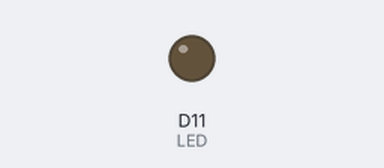
A sketch run on a simulated Arduino Due. Parts: output pins drawn as LEDs (lit = HIGH).

Above: at 1.7 s.
At 4.0 s:
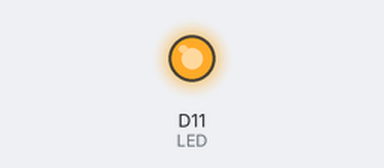
Timing chart, 0 to 5.9 s (numbered marks = the images above):
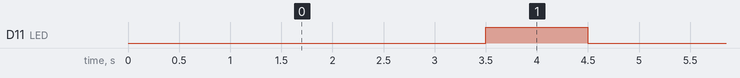

Measured:
- by itself, D11 (LED): alternates HIGH for 1.0 s and LOW for 3.5 s

The sketch:

Lab6PP.ino
```cpp
#include <DueTimer.h>

const int LED = 11;
int state = LOW;

void setup() {
  // put your setup code here, to run once:
  pinMode(LED, OUTPUT);

  Timer3.attachInterrupt(toggleLed);
  Timer3.start(3500000);      // Start 3.5 second timer to turn on LED
}

void toggleLed() {
  state = !state;
  digitalWrite(LED, state);
  if (state == LOW) {
    Timer3.start(3500000);
  } else {
    Timer3.start(1000000);
  }
}

void loop() {
  // put your main code here, to run repeatedly:
}
```
